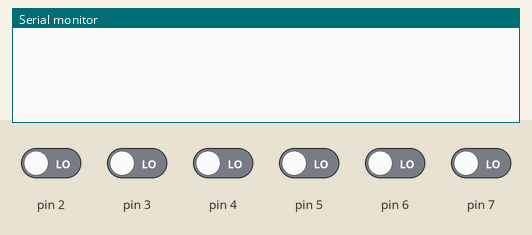
Recording of a sketch running on a simulated Arduino Uno, built with avr-gcc and run on an emulated ATmega328P. Shown: the last lines printed to the serial monitor. Inputs (shaded band) come from the test bench; at power-on: pin 2–7 LOW.

Above: at 1.2 s.
1.3 s: pin 2 driven HIGH
At 2.5 s:
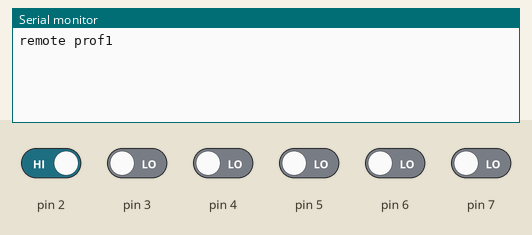
2.8 s: pin 3 driven HIGH
At 3.7 s:
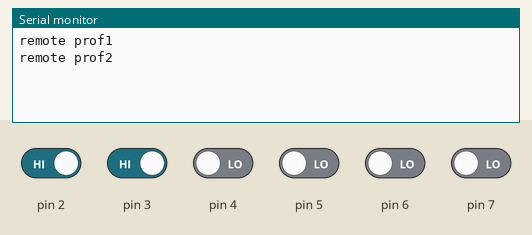
4.3 s: pin 6 driven HIGH
At 4.9 s:
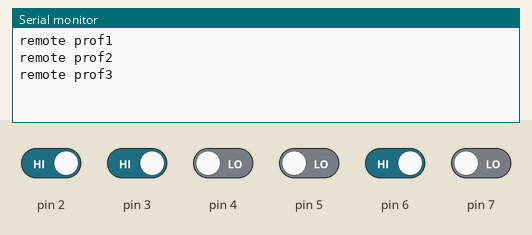
5.8 s: pin 7 driven HIGH
At 7.2 s:
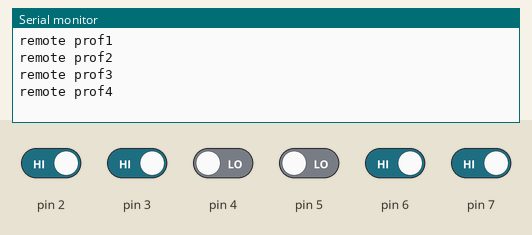
Timing chart, 0 to 8.3 s (numbered marks = the images above; inputs shaded):
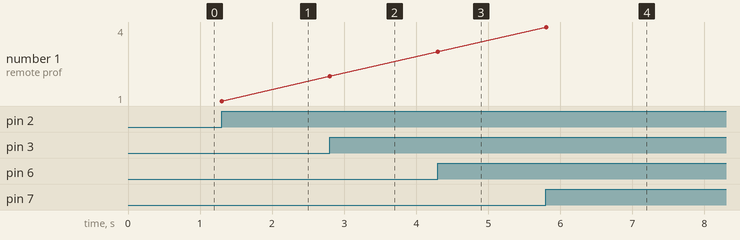

The sketch:

rt4k_serial_hdmi_nano.ino
```cpp
// (licence header left out)
// You will need to potentially change three things. All are highly dependent on how many inputs your switch has:
// Line 35, where you'll need to change the 2 and 8 in `for (int pin = 2; pin <=8; pin++)` to the pins that you're using. For example, if you're only using Pins D4-D8, it should be `for (int pin = 4; pin <=8; pin++)`, etc.
// Line 46, where you'll need to change for (int pin = 8; pin >=2; pin--). Same as above depending on the pins you're using.
// The switch statement in line 57, where you might need to add or remove cases depending on which pins you're using.

// Variable to store the last active pin (initialized to 0, meaning nothing was active)
int lastActivePin = 0;
int profileNum = 0;
uint8_t const SVS = 0; // 0 - use "Remote button profiles"
// 1 - use SVS profiles (S1_<blah>.rt4)
uint16_t const offset = 0; // by default SVS profiles 1 - 10 will be used. set the offset to add this number so they dont conflict with another SVS device.
                           // Ex: offset = 600 would give you SVS profiles 601-610.

void sendSVS(uint16_t num){
  Serial.print(F("\rSVS NEW INPUT="));
  Serial.print(num + offset);
  Serial.println(F("\r"));
  delay(1000);
  Serial.print(F("\rSVS CURRENT INPUT="));
  Serial.print(num + offset);
  Serial.println(F("\r"));
}

void setup() {
  // Initialize serial communication at 9600 bps for RetroTINK 4K
  Serial.begin(9600);
  // Wait for the serial port to connect
  while (!Serial) { ; }

  // Send an initial carriage return to clear the RetroTINK buffer
  // and clear any garbage bytes generated during power-on
  Serial.println(F("\r"));

  // Configure digital pins 2 through 8 as standard INPUTs. You might need to change this depending on which digital pins you use (D2 -> D12)
  for (int pin = 2; pin <= 7; pin++) {
    pinMode(pin, INPUT);
  }
}

void loop() {
  int currentActivePin = 0;

  // Scan pins starting from 8 down to 2 to check for HIGH states.
  // This order enforces priority if multiple pins happen to be HIGH simultaneously.
  // Once again, you might need to change this on which digital pins you used (D2 -> D12).
  for (int pin = 7; pin >= 2; pin--) {
    if (digitalRead(pin) == HIGH) {
      currentActivePin = pin;
      break; // Found the active pin, exit the scan loop
    }
  }

  // Check if the active pin has changed since the last cycle
  if (currentActivePin != lastActivePin) {

    if (currentActivePin != 0) {
      switch (currentActivePin) {

        // This is user-defined. You can tie each case statement to a profile number.
        case 2: // For example, 8 here refers to Pin D8.
          profileNum = 1; // And profileNum here refers to what remote profile / SVS profile to send. You can add to this switch statement to fit your own needs.
          break; // Maybe you soldered Input 2 to Pin D8, which would mean you'd need to swap profileNum = 1 to profileNum = 2. It's your life! Live it! Be free!
        case 3:
          profileNum = 2;
          break;
        case 6:
          profileNum = 3;
          break;
        case 7:
          profileNum = 4;
          break;
      }
      // Send the exact matched RetroTINK profile string format
      if(SVS){
        sendSVS(profileNum);
      } else {
        Serial.print(F("remote prof"));
        Serial.print(profileNum);
        Serial.println(F("\r"));
      }
    }

    // Save the new current state to block redundant transmissions
    lastActivePin = currentActivePin;
  }

  // Small delay to debounce inputs and prevent rapid loop spinning
  delay(100);
}
```

Measured:
- after the input at 1.3 s, the serial monitor: prints a new line at once (image 1)
- after the input at 2.8 s, the serial monitor: prints a new line at once (image 2)
- after the input at 4.3 s, the serial monitor: prints a new line at once (image 3)
- after the input at 5.8 s, the serial monitor: prints a new line at once (image 4)
- plotted number 1: 1 → 2 after the input at 2.8 s, 2 → 3 after the input at 4.3 s, 3 → 4 after the input at 5.8 s
